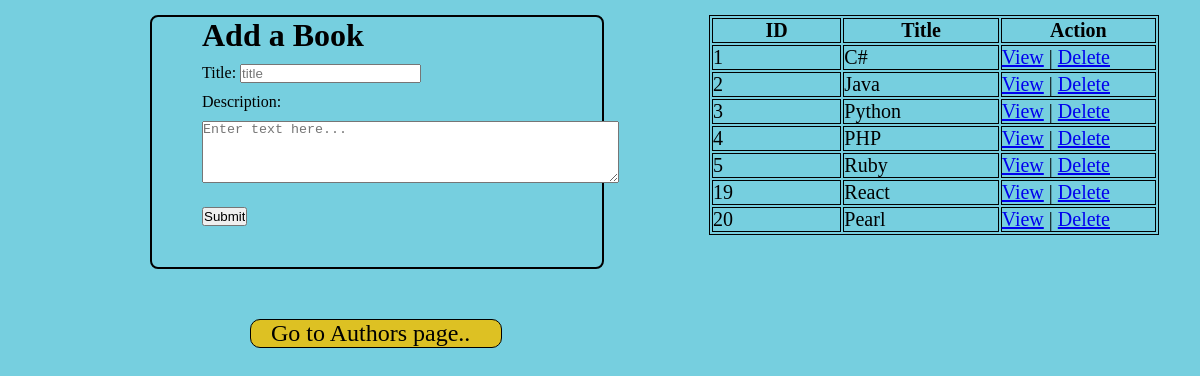
The page / on the database its author committed.
### books_authors_app/models.py (models this page shows)
class Book(models.Model):
    title = models.CharField(max_length=255)
    description = models.TextField(default="A programming language")
    created_at = models.DateTimeField(auto_now_add=True)
    updated_at = models.DateTimeField(auto_now=True)

### books_authors_app/views.py (the view)
# urls.py: path('', views.index),
def index(request):
    context = {
        "books": Book.objects.all()
    }
    return render(request,'index.html',context)

### books_authors_app/templates/index.html (shortened to what this page needs)
<!DOCTYPE html>
<html lang="en">
<head>
    {% load static %}
    <link rel='stylesheet' href="{% static 'css/style.css' %}">
</head>
<body>
    <div id='main'>
        <div id='left'>
            <h1>Add a Book</h1>
            <form action='/books/create' method='POST'>
                <p>Title: <input type='text' name='title' placeholder="title"></p>
                <p>Description:</p>
                <textarea name="description" rows="4" cols="50" placeholder="Enter text here..."></textarea>
                <input id="sub" type='submit'>
            </form>
        </div>
        <div id='right'>
            <table>
                <tr>
                    <th>ID</th>
                    <th>Title</th>
                    <th>Action</th>
                </tr>
                {% for book in books %}
                <tr>
                    <td>{{ book.id }}</td>
                    <td>{{ book.title }}</td>
                    <td><a href='/book/{{ book.id }}'>View</a> | <a href="/book/{{ book.id }}/delete">Delete</a></td>
                </tr>
                {% endfor %}
            </table>
        </div>
    </div>
    <div id='next'><a id='next1' href='/authors'>Go to Authors page..</a></div>
</body>
</html>

### books_authors_app/static/css/style.css (style rules this page uses)
* { margin: 0; padding: 0; }
body { background-color: rgb(118, 207, 223); }
h1 { color: black; margin-left: 50px; }
p { margin-left: 50px; margin-top: 10px; }
textarea { margin-left: 50px; margin-top: 10px; }
#sub { display: block; margin-left: 50px; margin-top: 20px; }
#left { width: 450px; height: 250px; align-items: center; margin-left: 150px; margin-top: 15px; border: 2px solid black; border-radius: 8px; background-color: rgb(118, 207, 223); }
#right { width: 450px; height: 250px; margin-left: 105px; margin-top: 15px; }
#main { display: flex; }
table, th, td { border: 1px solid black; color: black; width: 450px; font-size: 20px; }
#next { width: 250px; background-color: rgb(221, 193, 35); border: 1px solid black; border-radius: 10px; margin-top: 50px; margin-left: 250px; }
#next1 { margin-left: 20px; text-decoration: none; font-size: x-large; color: black; }

### rows shown on the page
Book: id "1", title "C#"
Book: id "2", title "Java"
Book: id "3", title "Python"
Book: id "4", title "PHP"
Book: id "5", title "Ruby"
Book: id "19", title "React"
Book: id "20", title "Pearl"
